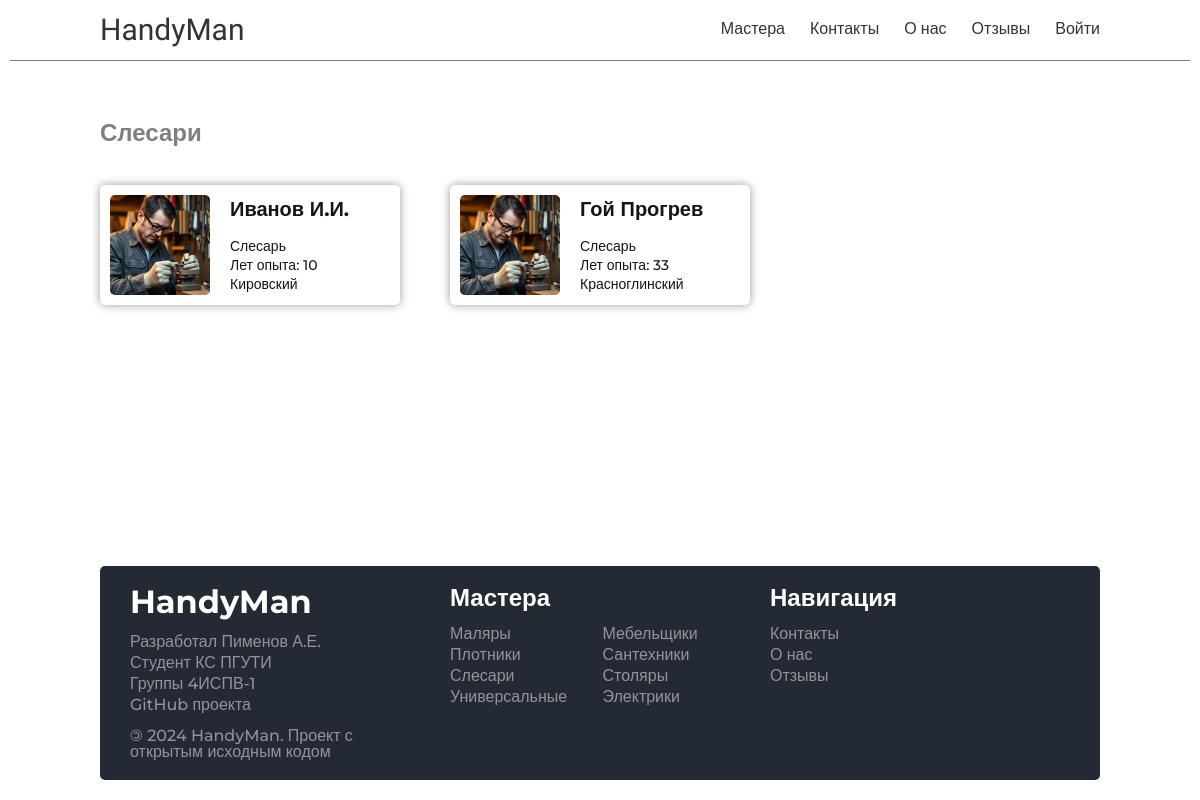
Screenshot of /masters/slesary/ with the database file from the repository.
### handyman/models.py (models this page shows, shortened)
class Skills(models.Model):
    id = models.UUIDField(primary_key=True, default=uuid.uuid4, editable=False)
    name = models.CharField(max_length=100)
    cat_name = models.CharField(
        max_length=100
    )
    slug = models.CharField(max_length=100, unique=True)
    image = models.ImageField(upload_to='skills/images', blank=True, null=True)
    created_at = models.DateTimeField(auto_now_add=True)
    class Meta:
        ordering = ['cat_name']

class Master(models.Model):
    id = models.UUIDField(primary_key=True, default=uuid.uuid4, editable=False)
    name = models.CharField(max_length=100)
    skill = models.ForeignKey(
        to="Skills", on_delete=models.PROTECT, blank=True, null=True
    )
    workarea = models.ForeignKey(
        to="Workarea", on_delete=models.PROTECT, blank=True, null=True
    )
    image = models.ImageField(upload_to='masters/images')
    experience = models.IntegerField(default=10)
    created_at = models.DateTimeField(auto_now_add=True)
    def get_absolute_url(self):
        return reverse('master_page', args=[self.skill.slug, self.id])

class Workarea(models.Model):
    id = models.UUIDField(primary_key=True, default=uuid.uuid4, editable=False)
    name = models.CharField(max_length=100)
    created_at = models.DateTimeField(auto_now_add=True)
    def __str__(self):
        return str(self.name)

### handyman/views.py (the view)
# urls.py: path('masters/<slug:skill_slug>/', views.show_masters, name='masters_type'),
def show_masters(request, skill_slug):
    skill = get_object_or_404(Skills, slug=skill_slug)
    masters = Master.objects.filter(skill=skill)
    data = {
        "title": skill.cat_name,
        "skill": skill,
        "masters": masters,
    }
    return render(request, "handyman/pages/master_pages/mastertype.html", context=data)

### handyman/templatetags/custom_tags.py (called while the page is built)
@register.simple_tag
def get_all_skills():
    return Skills.objects.all()

### handyman/templates/handyman/pages/master_pages/mastertype.html
{% extends "base.html" %}
{% block content %}
    {% include "handyman/include/header.html" %}
    <div class="main-container">
        <div class="main">
            <div class="main-block">
                <h2>{{ skill.cat_name }}</h2>
                <div class="grid-block">
                    {% for master in masters %}
                        <div class="card"
                             onclick="document.location.href='{{ master.get_absolute_url }}'">
                            {% if master.image %}
                                <img src="{{ master.image.url }}" alt="{{ master.name }}" style="border-radius: 5px"/>
                            {% else %}
                                <img src="https://placehold.co/150x150" alt="Изображение отсутствует"/>
                            {% endif %}
                            <div class="card-text">
                                <h3>{{ master.name }}</h3>
                                <ul>
                                    <li>{{ master.skill.name }}</li>
                                    <li>Лет опыта: {{ master.experience }}</li>
                                    <li>{{ master.workarea }}</li>
                                </ul>
                            </div>
                        </div>
                    {% endfor %}
                </div>
            </div>
        </div>
    </div>
    {% include "handyman/include/footer.html" %}
{% endblock content %}

### handyman/templates/handyman/include/footer.html
{% load custom_tags %}
<div class="footer-container">
    <div class="footer">
        <div class="footer-block">
            <h2>HandyMan</h2>
            <ul class="mt-20">
                <li>Разработал Пименов А.Е.</li>
                <li>Студент КС ПГУТИ</li>
                <li>Группы 4ИСПВ-1</li>
                <li>
                    <a href="https://github.com/binido/Course-work">GitHub проекта</a>
                </li>
                <li>
                    <span>&copy;</span> 2024 HandyMan. Проект с открытым исходным кодом
                </li>
            </ul>
        </div>
        <div class="footer-block">
            <h3>Мастера</h3>
            <ul class="grid-ul">
                {% get_all_skills as skills %}
                {% for skill in skills %}
                    <li><a href="{% url 'masters_type' skill.slug %}">{{ skill.cat_name }}</a></li>
                {% empty %}
                    <li>Нет доступных мастеров</li>
                {% endfor %}
            </ul>
        </div>
        <div class="footer-block">
            <h3>Навигация</h3>
            <ul>
                <li><a href="{% url 'contacts' %}">Контакты</a></li>
                <li><a href="{% url 'about' %}">О нас</a></li>
                <li><a href="{% url 'feedbacks' %}">Отзывы</a></li>
            </ul>
        </div>
    </div>
</div>

### handyman/static/handyman/css/style.css (style rules this page uses)
* { box-sizing:border-box }
html,body,div,span,applet,object,iframe,h1,h2,h3,h4,h5,h6,p,blockquote,pre,a,abbr,acronym,address,big,cite,code,del,dfn,em,img,ins,kbd,q,s,samp,small,strike,strong,sub,sup,tt,var,b,u,i,center,dl,dt,dd,ol,ul,li,fieldset,form,label,legend,table,caption,tbody,tfoot,thead,tr,th,td,article,aside,canvas,details,embed,figure,figcaption,footer,header,hgroup,menu,nav,output,ruby,section,summary,time,mark,audio,video { margin:0;padding:0;border:0;font-size:100%;vertical-align:baseline }
body { line-height:1 }
ol,ul { list-style:none }
.footer-container { display:flex;flex-direction:column;align-items:center;margin:0 10px;margin-top:max(60px,auto) }
.footer-container .footer { font-family:"Montserrat",sans-serif;font-weight:500;display:grid;grid-template-columns:repeat(3, 1fr);margin:20px 0;padding:20px 30px;background-color:#232a34;border-radius:5px;-webkit-border-radius:5px;-moz-border-radius:5px;-khtml-border-radius:5px;gap:20px }
@media screen and (min-width: 480px) { .footer-container .footer { width:95%;grid-template-columns:repeat(1, 1fr) } }
@media screen and (min-width: 768px) { .footer-container .footer { width:80%;grid-template-columns:repeat(2, 1fr) } }
@media screen and (min-width: 1200px) { .footer-container .footer { grid-template-columns:repeat(3, 1fr);width:1000px } }
.footer-container .footer .footer-block span { display:inline-block;transform:scaleX(-1) }
.footer-container .footer .footer-block h2,.footer-container .footer .footer-block h3 { color:#fff;font-weight:700 }
.footer-container .footer .footer-block h2 { font-size:32px }
.footer-container .footer .footer-block h3 { font-size:24px }
.footer-container .footer .footer-block ul { margin-top:16px;color:hsla(0,0%,100%,.5);display:flex;flex-direction:column;gap:5px }
.footer-container .footer .footer-block ul.mt-20 li:last-child { margin-top:10px }
.footer-container .footer .footer-block ul.grid-ul { display:grid;grid-template-columns:repeat(2, 1fr) }
.footer-container .footer .footer-block ul li a { color:hsla(0,0%,100%,.5);text-decoration:none;background-image:linear-gradient(rgba(255, 255, 255, 0.5), rgba(255, 255, 255, 0.5));background-position:0% 100%;background-repeat:no-repeat;background-size:0% 2px;transition:all .15s ease-in-out }
body { min-height:100vh;display:flex;flex-direction:column }
body .main-container { flex:1 }
:root { --swiper-pagination-color: #2c2a4d }
.main-container { display:flex;flex-direction:column;align-items:center;margin:0 10px }
.main-container .main { font-family:"Montserrat",sans-serif;font-weight:500;flex-direction:column;width:min(95%,1000px) }
.main-container .main-block { margin-top:60px;width:100% }
.main-container .main-block h2 { font-size:24px;color:rgba(0,0,0,.5);font-weight:600 }
.main-container .main-block .grid-block { margin-top:40px;display:grid;grid-template-columns:repeat(3, 1fr);gap:50px }
.main-container .main-block .grid-block .card { -webkit-box-shadow:0px 0px 10px 0px rgba(0,0,0,.4);-moz-box-shadow:0px 0px 10px 0px rgba(0,0,0,.4);box-shadow:0px 0px 10px 0px rgba(0,0,0,.4);transition:all .3s ease-out;cursor:pointer;border-radius:5px;-webkit-border-radius:5px;-moz-border-radius:5px;-khtml-border-radius:5px;color:#14151b;padding:10px;display:flex }
.main-container .main-block .grid-block .card img { width:100px;object-fit:cover;height:100px }
.main-container .main-block .grid-block .card .card-text { margin-left:20px;display:flex;flex-direction:column;justify-content:center;gap:20px }
.main-container .main-block .grid-block .card .card-text h3 { font-size:20px }
.main-container .main-block .grid-block .card .card-text ul { display:flex;flex-direction:column;gap:5px;font-size:14px }

### rows the page displays
Skills: cat_name "Слесари"
Master: image (picture), name "Иванов И.И.", skill.name "Слесарь", experience "10", workarea "Кировский"
Master: image (picture), name "Гой Прогрев", skill.name "Слесарь", experience "33", workarea "Красноглинский"
Skills: cat_name "Маляры"
Skills: cat_name "Мебельщики"
Skills: cat_name "Плотники"
Skills: cat_name "Сантехники"
Skills: cat_name "Столяры"
Skills: cat_name "Универсальные"
Skills: cat_name "Электрики"
